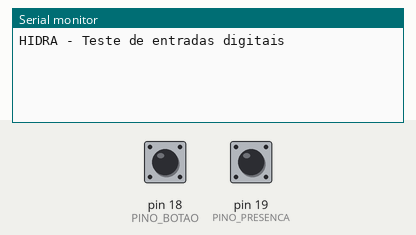
The sketch below on a simulated Arduino Uno, built with avr-gcc and run on an emulated ATmega328P. On the bench: the last lines printed to the serial monitor. The test bench sets the inputs (shaded band); at power-on: pin 18 (PINO_BOTAO) HIGH, pin 19 (PINO_PRESENCA) HIGH.

Above: at 1.2 s.
1.3 s: pin 18 (PINO_BOTAO) pulled LOW for 0.15 s
At 2.6 s:
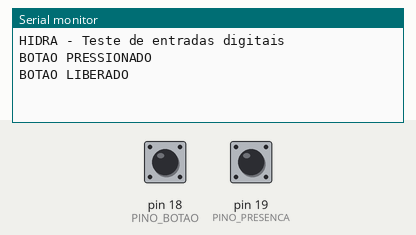
2.9 s: pin 19 (PINO_PRESENCA) pulled LOW for 0.15 s
At 3.9 s:
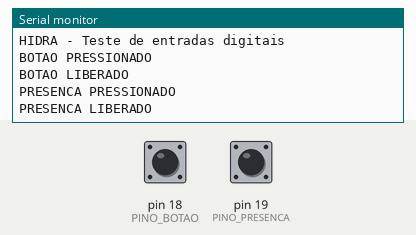

Measured:
- after the input at 1.3 s, the serial monitor: prints a new line at once (image 1)
- after the input at 2.9 s, the serial monitor: prints a new line at once (image 2)

The sketch:

entradas_digitais.ino
```cpp
#include <Arduino.h>

// Pinos dos dispositivos
const uint8_t PINO_BOTAO = 18;
const uint8_t PINO_PRESENCA = 19;

// Tempo de estabilizacao dos contatos, em milissegundos
const unsigned long DEBOUNCE_MS = 30;

struct EntradaDigital {
  uint8_t pino;
  bool estadoEstavel;
  bool ultimaLeitura;
  unsigned long instanteMudanca;
};

EntradaDigital botao = {PINO_BOTAO, HIGH, HIGH, 0};
EntradaDigital presenca = {PINO_PRESENCA, HIGH, HIGH, 0};

void atualizarEntrada(EntradaDigital &entrada, const char* nome) {
  bool leituraAtual = digitalRead(entrada.pino);
  unsigned long agora = millis();

  if (leituraAtual != entrada.ultimaLeitura) {
    entrada.instanteMudanca = agora;
  }

  if (agora - entrada.instanteMudanca >= DEBOUNCE_MS) {
    if (leituraAtual != entrada.estadoEstavel) {
      entrada.estadoEstavel = leituraAtual;

      Serial.print(nome);
      Serial.println(leituraAtual == LOW
                     ? " PRESSIONADO"
                     : " LIBERADO");
    }
  }

  entrada.ultimaLeitura = leituraAtual;
}

void setup() {
  Serial.begin(115200);

  pinMode(PINO_BOTAO, INPUT_PULLUP);
  pinMode(PINO_PRESENCA, INPUT_PULLUP);

  // Sincroniza os estados iniciais
  botao.estadoEstavel = botao.ultimaLeitura = digitalRead(PINO_BOTAO);
  presenca.estadoEstavel = presenca.ultimaLeitura = digitalRead(PINO_PRESENCA);

  Serial.println("HIDRA - Teste de entradas digitais");
}

void loop() {
  atualizarEntrada(botao, "BOTAO");
  atualizarEntrada(presenca, "PRESENCA");
}
```
